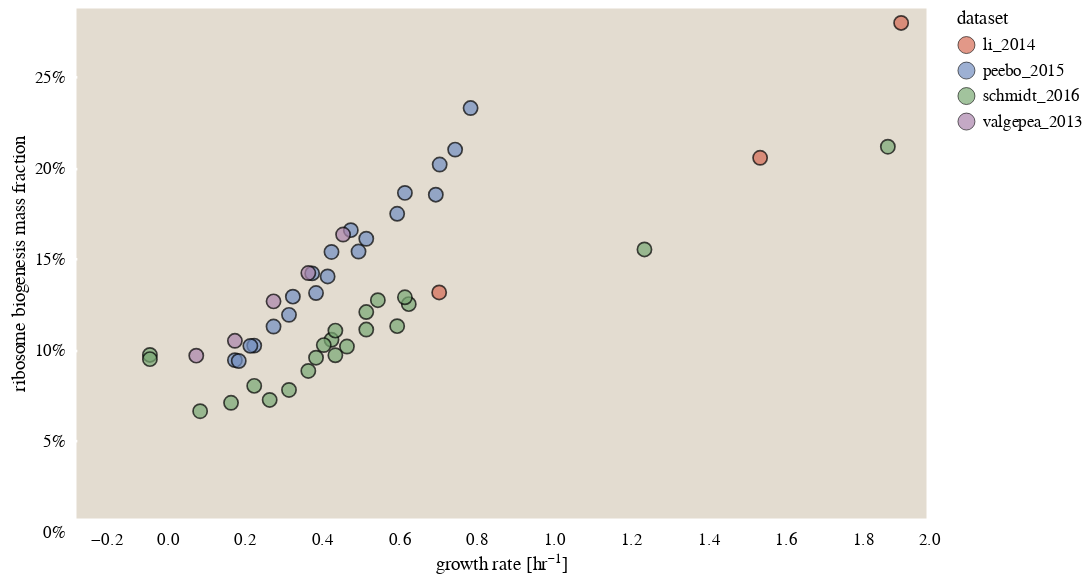

The notebook cell saved with this chart:
### Code cell
base = alt.Chart(ribo_frac, width=500, height=300)

# Define the defaults
defaults = {'stroke':alt.value('black'),
            'strokeWidth':alt.value(1),
            'fill':'dataset', 
            'x' : alt.X('growth_rate_hr', axis=alt.Axis(title='growth rate [hr\u207b\u00b9]')),
            'tooltip':['condition', 'dataset','growth_rate_hr']} 
           
# Encode the points. 
frac_mass = base.mark_point(size=70).encode( 
        y = alt.Y('frac_mass', axis=alt.Axis(format='%', title='ribosome biogenesis mass fraction')),
        **defaults
).interactive()

frac_mass

### Figure 1 — Vega-Lite specification as saved in the notebook (floating-point values rounded to 4 significant figures)
{"$schema": "https://vega.github.io/schema/vega-lite/v3.4.0.json", "config": {"axis": {"domainColor": null, "grid": false, "labelFont": "Lucida Sans", "tickColor": "white", "tickOffset": 8, "tickWidth": 1.5, "ticks": true, "titleFont": "Lucida Sans", "titleFontWeight": 400}, "background": "white", "group": {"fill": "#E3DCD0"}, "legend": {"labelFont": "Lucida Sans", "titleFont": "Lucida Sans", "titleFontWeight": 400}, "mark": {"stroke": "black", "strokeWidth": 0.5}, "range": {"category": ["#D56C55", "#738FC1", "#7AA974", "#AB85AC", "#7E9D90", "#905426", "#EAC264"]}, "title": {"anchor": "middle", "font": "Lucida Sans", "fontWeight": 400}, "view": {"fill": "#E3DCD0", "height": 300, "strokeWidth": 0, "width": 400}}, "data": {"name": "data-ce9afd2360553013f9789918042021d1"}, "datasets": {"data-ce9afd2360553013f9789918042021d1": [{"condition": "42C", "dataset": "schmidt_2016", "frac_mass": 0.1177, "frac_size": 0.2327, "growth_rate_hr": 0.66, "ribo_mass": 29.84, "ribo_size": 1217000.0, "tot_count": 4255553, "tot_mass": 253.5}, {"condition": "MOPS complete", "dataset": "li_2014", "frac_mass": 0.2721, "frac_size": 0.4362, "growth_rate_hr": 1.934, "ribo_mass": 185.2, "ribo_size": 7870972, "tot_count": 4255553, "tot_mass": 680.6}, {"condition": "MOPS complete without methionine", "dataset": "li_2014", "frac_mass": 0.198, "frac_size": 0.3693, "growth_rate_hr": 1.569, "ribo_mass": 88.98, "ribo_size": 3848006, "tot_count": 4255553, "tot_mass": 449.3}, {"condition": "MOPS minimal", "dataset": "li_2014", "frac_mass": 0.1241, "frac_size": 0.2278, "growth_rate_hr": 0.7387, "ribo_mass": 29.51, "ribo_size": 1281325, "tot_count": 4255553, "tot_mass": 237.8}, {"condition": "acetate", "dataset": "schmidt_2016", "frac_mass": 0.0651, "frac_size": 0.1364, "growth_rate_hr": 0.3, "ribo_mass": 13.65, "ribo_size": 554100.0, "tot_count": 4255553, "tot_mass": 209.7}, {"condition": "chemostat_u0.12", "dataset": "schmidt_2016", "frac_mass": 0.05889, "frac_size": 0.1217, "growth_rate_hr": 0.12, "ribo_mass": 11.23, "ribo_size": 442500.0, "tot_count": 4255553, "tot_mass": 190.8}, {"condition": "chemostat_u0.2", "dataset": "schmidt_2016", "frac_mass": 0.06354, "frac_size": 0.1315, "growth_rate_hr": 0.2, "ribo_mass": 12.64, "ribo_size": 502500.0, "tot_count": 4255553, "tot_mass": 199.0}, {"condition": "chemostat_u0.35", "dataset": "schmidt_2016", "frac_mass": 0.07056, "frac_size": 0.1445, "growth_rate_hr": 0.35, "ribo_mass": 15.19, "ribo_size": 603300.0, "tot_count": 4255553, "tot_mass": 215.3}, {"condition": "chemostat_u0.5", "dataset": "schmidt_2016", "frac_mass": 0.09442, "frac_size": 0.1895, "growth_rate_hr": 0.5, "ribo_mass": 22.0, "ribo_size": 870000.0, "tot_count": 4255553, "tot_mass": 233.0}, {"condition": "fructose", "dataset": "schmidt_2016", "frac_mass": 0.1215, "frac_size": 0.2402, "growth_rate_hr": 0.65, "ribo_mass": 30.63, "ribo_size": 1231000.0, "tot_count": 4255553, "tot_mass": 252.2}, {"condition": "fumarate", "dataset": "schmidt_2016", "frac_mass": 0.08828, "frac_size": 0.1761, "growth_rate_hr": 0.42, "ribo_mass": 19.72, "ribo_size": 792100.0, "tot_count": 4255553, "tot_mass": 223.4}, {"condition": "galactose", "dataset": "schmidt_2016", "frac_mass": 0.07281, "frac_size": 0.1495, "growth_rate_hr": 0.26, "ribo_mass": 14.95, "ribo_size": 613200.0, "tot_count": 4255553, "tot_mass": 205.4}, {"condition": "glucosamine", "dataset": "schmidt_2016", "frac_mass": 0.09811, "frac_size": 0.1939, "growth_rate_hr": 0.46, "ribo_mass": 22.39, "ribo_size": 916200.0, "tot_count": 4255553, "tot_mass": 228.2}, {"condition": "glucose", "dataset": "schmidt_2016", "frac_mass": 0.1199, "frac_size": 0.2347, "growth_rate_hr": 0.58, "ribo_mass": 29.13, "ribo_size": 1183505, "tot_count": 4255553, "tot_mass": 243.1}, {"condition": "glucose_minimal", "dataset": "peebo_2015", "frac_mass": 0.08694, "frac_size": 0.1683, "growth_rate_hr": 0.21, "ribo_mass": 16.26, "ribo_size": 629800.0, "tot_count": 4255553, "tot_mass": 187.1}, {"condition": "glucose_minimal", "dataset": "peebo_2015", "frac_mass": 0.08647, "frac_size": 0.1683, "growth_rate_hr": 0.22, "ribo_mass": 16.32, "ribo_size": 632200.0, "tot_count": 4255553, "tot_mass": 188.7}, {"condition": "glucose_minimal", "dataset": "peebo_2015", "frac_mass": 0.09492, "frac_size": 0.1829, "growth_rate_hr": 0.26, "ribo_mass": 18.53, "ribo_size": 718200.0, "tot_count": 4255553, "tot_mass": 195.2}, {"condition": "glucose_minimal", "dataset": "peebo_2015", "frac_mass": 0.1054, "frac_size": 0.2009, "growth_rate_hr": 0.31, "ribo_mass": 21.43, "ribo_size": 826900.0, "tot_count": 4255553, "tot_mass": 203.3}, {"condition": "glucose_minimal", "dataset": "peebo_2015", "frac_mass": 0.1218, "frac_size": 0.2267, "growth_rate_hr": 0.36, "ribo_mass": 25.75, "ribo_size": 992500.0, "tot_count": 4255553, "tot_mass": 211.5}, {"condition": "glucose_minimal", "dataset": "peebo_2015", "frac_mass": 0.1346, "frac_size": 0.2491, "growth_rate_hr": 0.41, "ribo_mass": 29.55, "ribo_size": 1134000.0, "tot_count": 4255553, "tot_mass": 219.6}, {"condition": "glucose_minimal", "dataset": "peebo_2015", "frac_mass": 0.1463, "frac_size": 0.2678, "growth_rate_hr": 0.46, "ribo_mass": 33.32, "ribo_size": 1276000.0, "tot_count": 4255553, "tot_mass": 227.7}, {"condition": "glucose_minimal", "dataset": "peebo_2015", "frac_mass": 0.1583, "frac_size": 0.2863, "growth_rate_hr": 0.51, "ribo_mass": 37.33, "ribo_size": 1428000.0, "tot_count": 4255553, "tot_mass": 235.8}, {"condition": "glucose_minimal", "dataset": "valgepea_2013", "frac_mass": 0.0894, "frac_size": 0.1804, "growth_rate_hr": 0.11, "ribo_mass": 15.21, "ribo_size": 613500.0, "tot_count": 4255553, "tot_mass": 170.1}, {"condition": "glucose_minimal", "dataset": "valgepea_2013", "frac_mass": 0.09755, "frac_size": 0.2008, "growth_rate_hr": 0.21, "ribo_mass": 17.49, "ribo_size": 703900.0, "tot_count": 4255553, "tot_mass": 179.3}, {"condition": "glucose_minimal", "dataset": "valgepea_2013", "frac_mass": 0.1192, "frac_size": 0.2392, "growth_rate_hr": 0.31, "ribo_mass": 22.53, "ribo_size": 891700.0, "tot_count": 4255553, "tot_mass": 189.0}, {"condition": "glucose_minimal", "dataset": "valgepea_2013", "frac_mass": 0.1348, "frac_size": 0.2708, "growth_rate_hr": 0.4, "ribo_mass": 26.71, "ribo_size": 1078000.0, "tot_count": 4255553, "tot_mass": 198.2}, {"condition": "glucose_minimal", "dataset": "valgepea_2013", "frac_mass": 0.1559, "frac_size": 0.3056, "growth_rate_hr": 0.49, "ribo_mass": 32.4, "ribo_size": 1300433, "tot_count": 4255553, "tot_mass": 207.8}, {"condition": "glycerol", "dataset": "schmidt_2016", "frac_mass": 0.1031, "frac_size": 0.2024, "growth_rate_hr": 0.47, "ribo_mass": 23.66, "ribo_size": 953200.0, "tot_count": 4255553, "tot_mass": 229.4}, {"condition": "glycerol_pAA", "dataset": "schmidt_2016", "frac_mass": 0.1477, "frac_size": 0.2828, "growth_rate_hr": 1.27, "ribo_mass": 51.64, "ribo_size": 2131000.0, "tot_count": 4255553, "tot_mass": 349.6}, {"condition": "lb_miller", "dataset": "schmidt_2016", "frac_mass": 0.2041, "frac_size": 0.3633, "growth_rate_hr": 1.9, "ribo_mass": 99.44, "ribo_size": 4016000.0, "tot_count": 4255553, "tot_mass": 487.2}, {"condition": "mannose", "dataset": "schmidt_2016", "frac_mass": 0.0896, "frac_size": 0.1798, "growth_rate_hr": 0.47, "ribo_mass": 20.55, "ribo_size": 823900.0, "tot_count": 4255553, "tot_mass": 229.4}, {"condition": "osmotic_stress_glucose", "dataset": "schmidt_2016", "frac_mass": 0.1037, "frac_size": 0.2028, "growth_rate_hr": 0.55, "ribo_mass": 24.82, "ribo_size": 1073000.0, "tot_count": 4255553, "tot_mass": 239.2}, {"condition": "pH6", "dataset": "schmidt_2016", "frac_mass": 0.1056, "frac_size": 0.205, "growth_rate_hr": 0.63, "ribo_mass": 26.35, "ribo_size": 1119000.0, "tot_count": 4255553, "tot_mass": 249.5}, {"condition": "pyruvate", "dataset": "schmidt_2016", "frac_mass": 0.081, "frac_size": 0.1667, "growth_rate_hr": 0.4, "ribo_mass": 17.91, "ribo_size": 719900.0, "tot_count": 4255553, "tot_mass": 221.1}, {"condition": "rich", "dataset": "peebo_2015", "frac_mass": 0.09476, "frac_size": 0.1827, "growth_rate_hr": 0.25, "ribo_mass": 18.34, "ribo_size": 714200.0, "tot_count": 4255553, "tot_mass": 193.6}, {"condition": "rich", "dataset": "peebo_2015", "frac_mass": 0.1118, "frac_size": 0.2129, "growth_rate_hr": 0.35, "ribo_mass": 23.46, "ribo_size": 910900.0, "tot_count": 4255553, "tot_mass": 209.8}, {"condition": "rich", "dataset": "peebo_2015", "frac_mass": 0.1238, "frac_size": 0.231, "growth_rate_hr": 0.42, "ribo_mass": 27.38, "ribo_size": 1057000.0, "tot_count": 4255553, "tot_mass": 221.2}, {"condition": "rich", "dataset": "peebo_2015", "frac_mass": 0.1329, "frac_size": 0.2477, "growth_rate_hr": 0.45, "ribo_mass": 30.04, "ribo_size": 1158000.0, "tot_count": 4255553, "tot_mass": 226.1}, {"condition": "rich", "dataset": "peebo_2015", "frac_mass": 0.1466, "frac_size": 0.2705, "growth_rate_hr": 0.53, "ribo_mass": 35.04, "ribo_size": 1349000.0, "tot_count": 4255553, "tot_mass": 239.1}, {"condition": "rich", "dataset": "peebo_2015", "frac_mass": 0.1536, "frac_size": 0.2812, "growth_rate_hr": 0.55, "ribo_mass": 37.22, "ribo_size": 1430000.0, "tot_count": 4255553, "tot_mass": 242.3}, {"condition": "rich", "dataset": "peebo_2015", "frac_mass": 0.1673, "frac_size": 0.3019, "growth_rate_hr": 0.63, "ribo_mass": 42.71, "ribo_size": 1645000.0, "tot_count": 4255553, "tot_mass": 255.3}, {"condition": "rich", "dataset": "peebo_2015", "frac_mass": 0.1788, "frac_size": 0.3218, "growth_rate_hr": 0.65, "ribo_mass": 46.22, "ribo_size": 1781000.0, "tot_count": 4255553, "tot_mass": 258.6}, {"condition": "rich", "dataset": "peebo_2015", "frac_mass": 0.1778, "frac_size": 0.319, "growth_rate_hr": 0.73, "ribo_mass": 48.28, "ribo_size": 1853000.0, "tot_count": 4255553, "tot_mass": 271.6}, {"condition": "rich", "dataset": "peebo_2015", "frac_mass": 0.1943, "frac_size": 0.343, "growth_rate_hr": 0.74, "ribo_mass": 53.09, "ribo_size": 2032000.0, "tot_count": 4255553, "tot_mass": 273.2}, {"condition": "rich", "dataset": "peebo_2015", "frac_mass": 0.2025, "frac_size": 0.354, "growth_rate_hr": 0.78, "ribo_mass": 56.64, "ribo_size": 2170000.0, "tot_count": 4255553, "tot_mass": 279.7}, {"condition": "rich", "dataset": "peebo_2015", "frac_mass": 0.2253, "frac_size": 0.3914, "growth_rate_hr": 0.82, "ribo_mass": 64.49, "ribo_size": 2460000.0, "tot_count": 4255553, "tot_mass": 286.2}, {"condition": "stationary_1day", "dataset": "schmidt_2016", "frac_mass": 0.0898, "frac_size": 0.1589, "growth_rate_hr": -0.01, "ribo_mass": 16.0, "ribo_size": 676000.0, "tot_count": 4255553, "tot_mass": 178.1}, {"condition": "stationary_3day", "dataset": "schmidt_2016", "frac_mass": 0.0875, "frac_size": 0.1563, "growth_rate_hr": -0.01, "ribo_mass": 15.59, "ribo_size": 650900.0, "tot_count": 4255553, "tot_mass": 178.1}, {"condition": "succinate", "dataset": "schmidt_2016", "frac_mass": 0.09521, "frac_size": 0.1909, "growth_rate_hr": 0.44, "ribo_mass": 21.5, "ribo_size": 866500.0, "tot_count": 4255553, "tot_mass": 225.8}, {"condition": "xylose", "dataset": "schmidt_2016", "frac_mass": 0.1133, "frac_size": 0.225, "growth_rate_hr": 0.55, "ribo_mass": 27.12, "ribo_size": 1111000.0, "tot_count": 4255553, "tot_mass": 239.2}]}, "encoding": {"fill": {"field": "dataset", "type": "nominal"}, "stroke": {"value": "black"}, "strokeWidth": {"value": 1}, "tooltip": [{"field": "condition", "type": "nominal"}, {"field": "dataset", "type": "nominal"}, {"field": "growth_rate_hr", "type": "quantitative"}], "x": {"axis": {"title": "growth rate [hr⁻¹]"}, "field": "growth_rate_hr", "type": "quantitative"}, "y": {"axis": {"format": "%", "title": "ribosome biogenesis mass fraction"}, "field": "frac_mass", "type": "quantitative"}}, "height": 300, "mark": {"size": 70, "type": "point"}, "selection": {"selector010": {"bind": "scales", "encodings": ["x", "y"], "type": "interval"}}, "width": 500}
